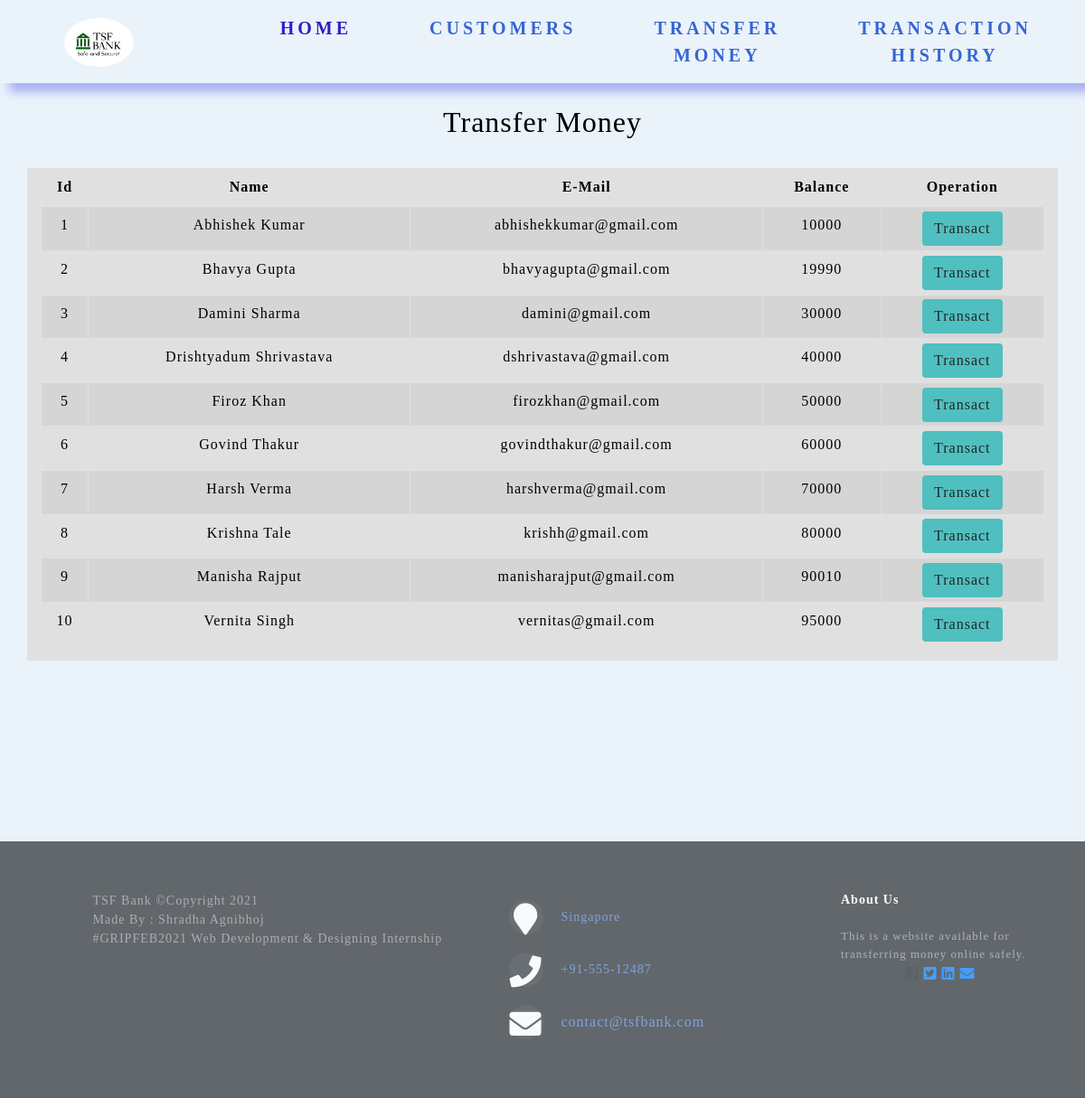
The app's page /transfermoney.php with its own data.
### tables this page shows
CREATE TABLE IF NOT EXISTS `customers` (
  `id` int(11) NOT NULL AUTO_INCREMENT,
  `name` varchar(50) NOT NULL,
  `email` varchar(50) NOT NULL,
  `curr_balance` double NOT NULL,
  PRIMARY KEY (`id`),
  UNIQUE KEY `name` (`name`)
);

### transfermoney.php (the view, shortened to what this page needs)
<!DOCTYPE html>
<html lang="en">
<head>
    <link rel="stylesheet" href="https://maxcdn.bootstrapcdn.com/bootstrap/4.0.0/css/bootstrap.min.css">
    <link rel="stylesheet" type="text/css" href="css/table.css">
    <link rel="stylesheet" type="text/css" href="css/navbar.css">
    <link rel="stylesheet" type="text/css" href="css/footer.css">
    <link rel="stylesheet" href="https://use.fontawesome.com/releases/v5.6.3/css/all.css">
</head>
<body style="background-color : rgb(234, 243,250 );">
<?php
    include 'data.php';
    $sql = "SELECT * FROM customers";
    $result = mysqli_query($conn,$sql);
?>
<?php
  include 'navbar.php';
?>
<div class="container">
        <h2 class="text-center pt-4" style="color : black;font-family: 'Amatic SC',cursive;">Transfer Money</h2>
        <br>
            <div class="row" style="background-color:  #E0E0E0">
                <div class="col">
                    <div class="table-responsive-sm">
                    <table class="table table-hover table-sm table-striped table-condensed table-bordered" style="border-color:black;">
                        <thead style="color : black;">
                            <tr>
                            <th scope="col" class="text-center py-2">Id</th>
                            <th scope="col" class="text-center py-2">Name</th>
                            <th scope="col" class="text-center py-2">E-Mail</th>
                            <th scope="col" class="text-center py-2">Balance</th>
                            <th scope="col" class="text-center py-2">Operation</th>
                            </tr>
                        </thead>
                        <tbody>
                <?php
                    while($rows=mysqli_fetch_assoc($result)){
                ?>
                    <tr style="color : black;">
                        <td class="py-2"><?php echo $rows['id'] ?></td>
                        <td class="py-2"><?php echo $rows['name']?></td>
                        <td class="py-2"><?php echo $rows['email']?></td>
                        <td class="py-2"><?php echo $rows['curr_balance']?></td>
                        <td><a href="http://localhost/tsfBank/selecteduserdetails.php?id= <?php echo $rows['id'] ;?>"> <button type="button" class="btn" style="background-color : #50bfbf; " >Transact</button></a></td>
                    </tr>
                <?php
                    }
                ?>
                        </tbody>
                    </table>
                    </div>
                </div>
            </div>
         </div>
<footer class="footer_distributed">
        <div class="footer_left">
            <p class="footer_company_name">TSF Bank &copy;Copyright 2021 </p>
            <p class="footer_company_name">
            Made By : Shradha Agnibhoj</p>
            <p class="footer_company_name">
             #GRIPFEB2021 Web Development & Designing Internship </p>
        </div>
        <div class="footer_center">
            <div>
                <i class="fa fa-map-marker"></i>
                <p><span>Singapore</span></p>
            </div>
            <div>
                <i class="fa fa-phone"></i>
                <p><span>+91-555-12487</span> </p>
            </div>
            <div>
                <i class="fa fa-envelope"></i>
                <p><a href="#">contact@tsfbank.com</a></p>
            </div>
            </div>
            <div class="footer_right">
                <p class="footer_company_about">
                 <span>About Us</span>
                 This is a website available for transferring money online safely.
                </p>
                <div<a href="#"><i class="fab fa-facebook"></i></a>
                    <a href="#"><i class="fab fa-twitter-square"></i></a>
                    <a href="#"><i class="fab fa-linkedin"></i></a>
                    <a href="#"><i class="fas fa-envelope"></i></a>
                </div>
    </footer>
    </body>
</html>

### table.css (style rules this page uses)
* { padding: 0; margin: 0; box-sizing: border-box; font-family: 'Amatic SC',cursive; }
h2 { font-size: 40px; }
table { letter-spacing: 1.2px; }
td { text-align: center; }
button { border:none; transition: 1s; }
@media only screen and (orientation: portrait) { * { letter-spacing: 1px; } }

### footer.css (style rules this page uses)
footer { position: relative; bottom: 0; height: 10%; opacity: 70%; }
.footer_distributed { background-color: #292c2f; box-shadow: 0 1px 1px 0 rgba(0,0,0,0.5); box-sizing: border-box; width: 100%; text-align: center; padding: 55px 50px; margin-top: 200px; }
.footer_distributed .footer_left,.footer_center,.footer_right { display: inline-block; vertical-align: top; }
.footer_distributed .footer_left { width: 40%; text-align: left; top: -20%; }
.footer_distributed h3 ,span { color: #5383d3; }
.footer_distributed .footer_company_name { color: #8f9296; font-size: 14px; font-weight: normal; margin: 0; }
.footer_distributed .footer_center { width: 30%; text-align: left; }
.footer_distributed .footer_center i { background-color: #33383b; color: white; font-size: 35px; width: 38px; border-radius: 50%; text-align: center; line-height: 42px; vertical-align: middle; height: 38px; margin: 10px 15px; }
.footer_distributed .footer_center p { display: inline-block; color: white; vertical-align: middle; margin: 0; }
.footer_distributed .footer_center p span { display: block; font-weight: normal; font-size: 14px; line-height: 2px; }
.footer_distributed .footer_center p a { color: #5383d3; text-decoration: none; }
.footer_distributed .footer_right { width: 20%; float: right; }
.footer_distributed .footer_company_about { line-height: 20px; color: #92999f; font-size: 13px; text-align: left; font-weight: normal; margin: 0; }
.footer_distributed .footer_company_about span { color: white; display: block; font-size: 14px; font-weight: bold; margin-bottom: 20px; }

### transfermoney.php (style rules this page uses)
button { transition: 1.5s; }

### records on screen
customers: id "1", name "Abhishek Kumar", email "abhishekkumar@gmail.com", curr_balance "10000"
customers: id "2", name "Bhavya Gupta", email "bhavyagupta@gmail.com", curr_balance "19990"
customers: id "3", name "Damini Sharma", email "damini@gmail.com", curr_balance "30000"
customers: id "4", name "Drishtyadum Shrivastava", email "dshrivastava@gmail.com", curr_balance "40000"
customers: id "5", name "Firoz Khan", email "firozkhan@gmail.com", curr_balance "50000"
customers: id "6", name "Govind Thakur", email "govindthakur@gmail.com", curr_balance "60000"
customers: id "7", name "Harsh Verma", email "harshverma@gmail.com", curr_balance "70000"
customers: id "8", name "Krishna Tale", email "krishh@gmail.com", curr_balance "80000"
customers: id "9", name "Manisha Rajput", email "manisharajput@gmail.com", curr_balance "90010"
customers: id "10", name "Vernita Singh", email "vernitas@gmail.com", curr_balance "95000"
